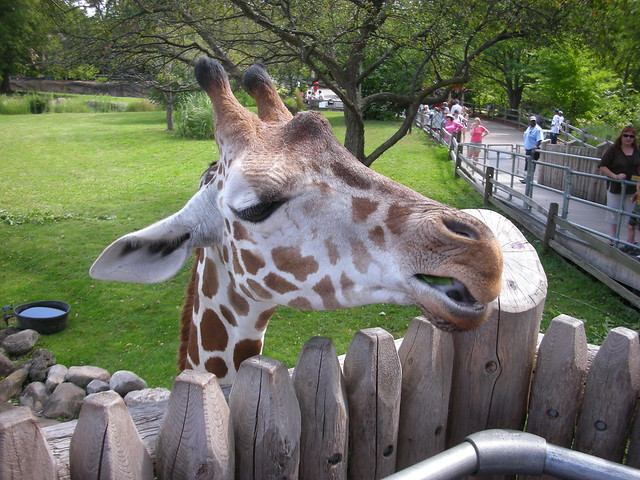
#> input picture giraffe.jpg, 640 x 480 px, found by its file name
$ jupyter execute --allow-errors 2-cv_colorspace.ipynb   (shell and % lines are left out)   (text cells are left out)
#> lines starting #> are read from the running program, lines starting #| are printed output that depends on the picture; after the words box and inside, x2 and y2 are one past the last pixel; in counts of white or black regions, pixels touching at a corner belong together; pictures that were not available may be replaced by others from this repository, and a replacement may not be noted
[cell 1]
import cv2
import sys

src = cv2.imread('.\\images\\giraffe.jpg')
#> src is the input picture: shape (480, 640, 3); mean B, G, R 94.9, 112.1, 108.6

[cell 2]
src.shape
#> Out = (480, 640, 3)

[cell 3]
if src is None:
    print('image load failed')
    sys.exit()

cv2.imshow('Giraffe', src)

[cell 4]
cv2.waitKey(0)
cv2.destroyAllWindows()

[cell 5]
import numpy as np
import cv2

yellow = np.uint8([[[255,255,0 ]]])
hsv_yellow = cv2.cvtColor(yellow,cv2.COLOR_RGB2HSV)
print('yellow: {0}'.format(hsv_yellow))

[cell 6]
src = cv2.imread('015.png', cv2.IMREAD_UNCHANGED)
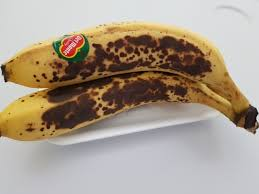
#> input picture 039.png, 259 x 194 px, given in place of 015.png, which was not available
#> src is the input picture: shape (194, 259, 3); mean B, G, R 141.2, 156.6, 169.8

[cell 7]
hsv = cv2.cvtColor(src, cv2.COLOR_RGB2HSV)
#> hsv: shape (194, 259, 3); mean H, S, V 67.3, 65.8, 172.4

[cell 8]
lower_yellow = np.array([30, 100, 100])
upper_yellow = np.array([95, 255, 255])

[cell 9]
mask = cv2.inRange(hsv, lower_yellow, upper_yellow)
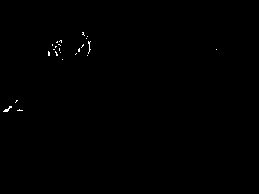
#> mask: shape (194, 259); 0.23% white in thin lines or dots, all inside (x1, y1, x2, y2) = (3, 32, 217, 112)
result = cv2.bitwise_and(hsv, hsv, mask=mask)
#> result: shape (194, 259, 3); mean H, S, V 0.2, 0.3, 0.4

[cell 10]
cv2.imshow('Result', result)
cv2.waitKey(0)
cv2.destroyAllWindows()

[cell 11]
import cv2
import numpy as np

[cell 12]
yellow = np.uint8([[[255,255,0 ]]])
hsv_yellow = cv2.cvtColor(yellow,cv2.COLOR_RGB2HSV)
print('yellow: {0}'.format(hsv_yellow))

[cell 13]
import cv2

src = cv2.imread('banana0.jpg')
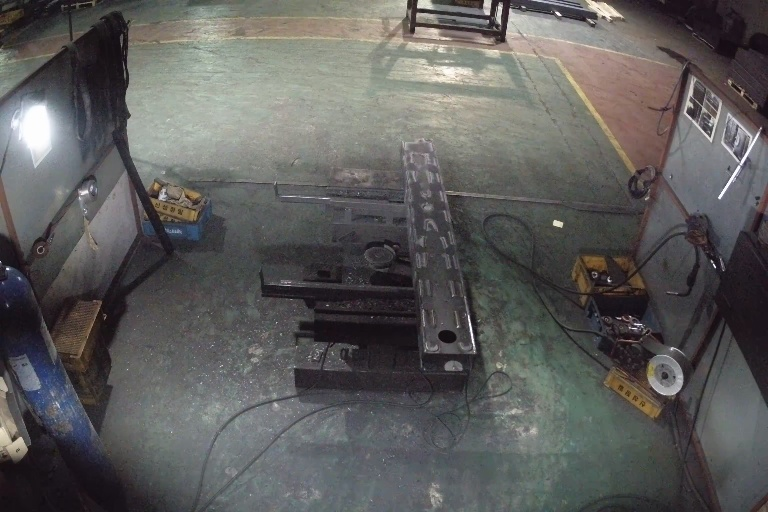
#> input picture beam10.006234645843506.jpg, 768 x 512 px, given in place of banana0.jpg, which was not available
#> src is the input picture: shape (512, 768, 3); mean B, G, R 91.7, 92.8, 93.6


# Convert BGR to HSV
hsv = cv2.cvtColor(src, cv2.COLOR_RGB2HSV)
#> hsv: shape (512, 768, 3); mean H, S, V 84.6, 29.1, 97.7

[cell 14]
import sys
import numpy as np
import cv2

#src = cv2.imread('banana00.jpg')
#src = cv2.imread('banana0.jpg')
#src = cv2.imread('039.png', flags= cv2.IMREAD_UNCHANGED)
src = cv2.imread('015.png', flags= cv2.IMREAD_COLOR)


if src is None:
    print('image load failed')
    sys.exit()

#src = cv2.resize(src, (0, 0), fx=0.3, fy=0.3)

# Convert BGR to HSV
hsv = cv2.cvtColor(src, cv2.COLOR_RGB2HSV)
# define range of blue color in HSV
#lower_yellow = np.array([87, 197, 233])
#upper_yellow = np.array([107, 243, 257])
# https://aishack.in/tutorials/tracking-colored-objects-opencv/
# To achieve this thresholding, we'll be using the HSV colour space,
#  instead of the more common RGB colour space.
# In HSV, each "tint" of colour is assigned a particular number (the Hue).
# The "amount" of colour is assigned another number (the Saturation)
# and the brightness of the colour is assigned another number (the Intensity or Value).
# This gives us the advantage of having a single number (hue) for
# the yellow ball despite multiple shades of yellow (all the way from dark yellow to a bright yellow).
#  For more information you might want to read up Colour spaces
#  - Grayscale, RGB, HSV and Y'CrCb.
lower_yellow = np.array([20, 100, 100])
upper_yellow = np.array([100, 255, 255])
# the two cvScalars represent the lower and upper bound of values that are yellowish in colour.
#  (These bounds should work in almost all conditions.
# If they don't, try experimenting with the last two values).


mask = cv2.inRange(hsv, lower_yellow, upper_yellow)
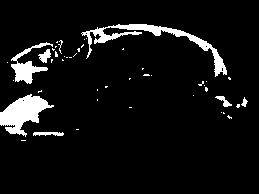
#> mask: shape (194, 259); 6.8% white; 46 white regions (38 under 20 px), largest, box (x1, y1, x2, y2) and area: (81, 24, 227, 77) 1202, (0, 94, 54, 137) 1138, (11, 42, 53, 84) 564
result = cv2.bitwise_and(hsv, hsv, mask=mask)
#> result: shape (194, 259, 3); mean H, S, V 6.7, 10.5, 13.3

cv2.imshow('Image', src)
cv2.imshow('Result', result)
#cv2.imwrite('.\\039-hsv.png', result)
cv2.waitKey(0)
cv2.destroyAllWindows()

[cell 15]
# Image display using Matplotlib

[cell 16]
#!pip install matplotlib

[cell 17]
import matplotlib.pyplot as plt

plt.imshow(src)
plt.show()

[cell 18]
# Convert image RGB to BGR

[cell 19]
# BGR to RGB
src_rgb = cv2.cvtColor(src, cv2.COLOR_BGR2RGB)

[cell 20]
cv2.imshow('Image convert to RGB', src_rgb)
cv2.waitKey(0)
cv2.destroyAllWindows()

[cell 21]
plt.imshow(src_rgb)
plt.show()

[cell 22]
import cv2
import sys

src = cv2.imread('.\\images\\banana2.jpg')

if src is None:
    print('image load failed')
    sys.exit()

[cell 23]
#BGR to Grayscale
gray = cv2.cvtColor(src, cv2.COLOR_BGR2GRAY)
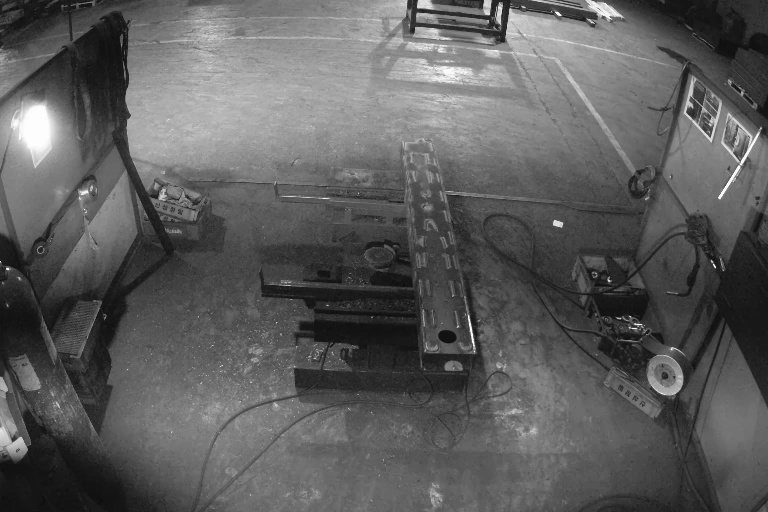
#> gray: shape (512, 768); min 10, max 255, mean 92.9
cv2.imshow('Gray', gray)
# BGR to HSV

hsv = cv2.cvtColor(src, cv2.COLOR_BGR2HSV)
#> hsv: shape (512, 768, 3); mean H, S, V 85.8, 29.1, 97.7
cv2.imshow('HSV', hsv)

# BGR to L*a*b
lab = cv2.cvtColor(src, cv2.COLOR_BGR2LAB)
#> lab: shape (512, 768, 3); mean of channels 0, 1, 2 98.8, 128.4, 128.6
cv2.imshow('LAB', lab)

# BGR to RGB
rgb = cv2.cvtColor(src, cv2.COLOR_BGR2RGB)
cv2.imshow('RGB', rgb)

# HSV to BGR
lab_bgr = cv2.cvtColor(lab, cv2.COLOR_LAB2BGR)
cv2.imshow('LAB --> BGR', lab_bgr)

cv2.waitKey(0)
cv2.destroyAllWindows()

[cell 24]
#pylint:disable=no-member

import cv2
import numpy as np

img = cv2.imread('.\\images\\antivirus.jpg')
cv2.imshow('Park', img)

#> (the rest of this cell did not finish here and is left out)

[cell 25]
# Color table 변환 방법

[cell 26]
import cv2
import numpy as np

green = np.uint8([[[0,255,0 ]]])
hsv_green = cv2.cvtColor(green,cv2.COLOR_BGR2HSV)
print('green: {0}'.format(hsv_green))

yellow = np.uint8([[[255,255,0 ]]])
hsv_yellow = cv2.cvtColor(yellow,cv2.COLOR_BGR2HSV)
print('yellow: {0}'.format(hsv_yellow))

[cell 27]
import numpy as np

low = np.array([251, 208, 5])
high = np.array([255, 213, 22])

[cell 28]
import cv2

src = cv2.imread('.\\images\\bicycle.png', cv2.IMREAD_UNCHANGED)
#> (the rest of this cell did not finish here and is left out)

[cell 29]
mask = cv2.inRange(src_rgb, low, high)
#> mask: shape (194, 259); every value is 0
#> (the rest of this cell did not finish here and is left out)

[cell 30]
cv2.imshow('Image', src)
cv2.imshow('Bicycle yellow', result)
cv2.waitKey(0)
cv2.destroyAllWindows()

[cell 31]
import numpy as np

low = np.array([250, 208, 5])
high = np.array([255, 213, 22])

print('low yellow: {0}'.format(low))
print('high yellow: {0}'.format(high))

[cell 32]
import cv2

src = cv2.imread('.\\images\\bicycle.png', cv2.IMREAD_UNCHANGED)
#> (the rest of this cell did not finish here and is left out)

[cell 33]
mask = cv2.inRange(src_rgb, low, high)
#> (the rest of this cell did not finish here and is left out)

[cell 34]
cv2.imshow('Image', src)
cv2.imshow('Bicycle yellow', result)
cv2.waitKey(0)
cv2.destroyAllWindows()

[cell 35]
import cv2
import numpy as np

low = np.uint8([[[250, 205, 5 ]]])
hsv_low_yellow = cv2.cvtColor(low,cv2.COLOR_BGR2HSV)
print('low_yellow: {0}'.format(hsv_low_yellow))

high = np.uint8([[[255, 213, 22 ]]])
hsv_high_yellow = cv2.cvtColor(high,cv2.COLOR_BGR2HSV)
print('high_yellow: {0}'.format(hsv_high_yellow))

[cell 36]
# Google vision api로 biclycle 이미지 RGB(251, 208, 22) 확인

[cell 37]
import sys
import numpy as np
import cv2

src = cv2.imread('.\\images\\bicycle.png', cv2.IMREAD_UNCHANGED)
#> (the rest of this cell did not finish here and is left out)

[cell 38]
# Every color except white & Green
low = np.array([250, 205, 6])
high = np.array([255, 213, 21])

mask = cv2.inRange(src_rgb, low, high)
#> (the rest of this cell did not finish here and is left out)

[cell 39]
cv2.imshow('Image', src)
cv2.imshow('Result', result)
cv2.waitKey(0)
cv2.destroyAllWindows()

#> (a cell that did not finish here is left out)

[cell 41]
import sys
import numpy as np
import cv2

src = cv2.imread('.\\images\\bicycle.png', cv2.IMREAD_UNCHANGED)

#> (a cell that did not finish here is left out)

#> (a cell that did not finish here is left out)

[cell 44]
# define range of blue color in HSV
lower_blue = np.array([100,50,50]) # ([110,50,50])
upper_blue = np.array([130,255,255])

[cell 45]
# Threshold the HSV image to get only blue colors
mask_blue = cv2.inRange(hsv, lower_blue, upper_blue)
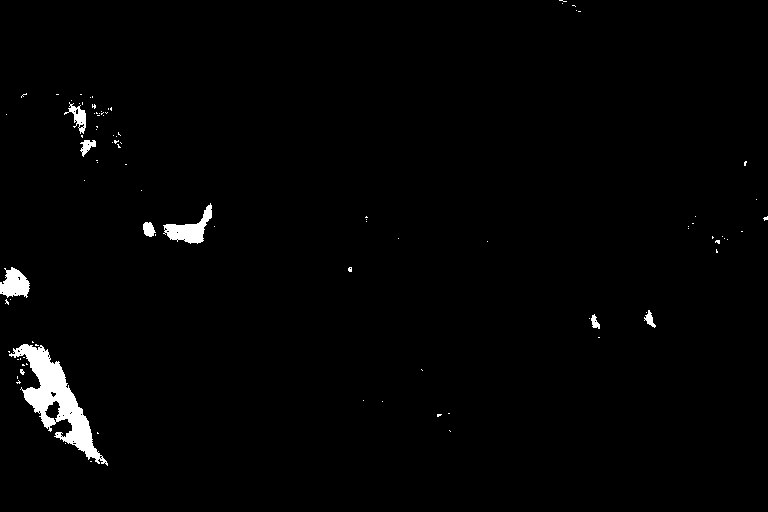
#> mask_blue: shape (512, 768); 1.5% white; 95 white regions (87 under 20 px), largest, box (x1, y1, x2, y2) and area: (9, 344, 108, 466) 3514, (163, 203, 212, 244) 794, (0, 267, 30, 298) 623
# Bitwise-AND mask and original image
#> (the rest of this cell did not finish here and is left out)
